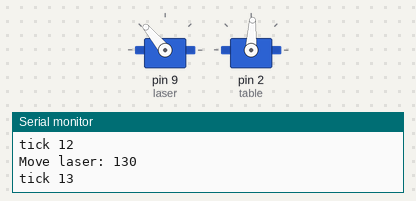
Recording of a sketch running on a simulated Arduino Uno, built with avr-gcc and run on an emulated ATmega328P. Parts: 2 × servo, the last lines printed to the serial monitor.

Above: at 2.6 s.
At 14.64 s:
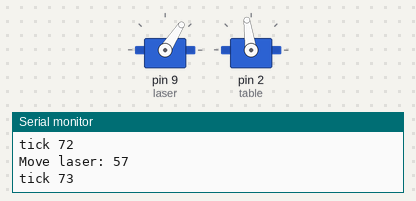
At 21.06 s:
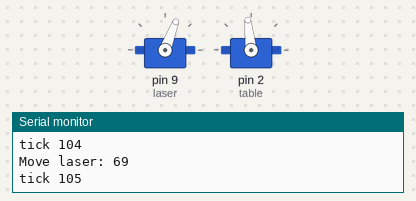
At 38.0 s:
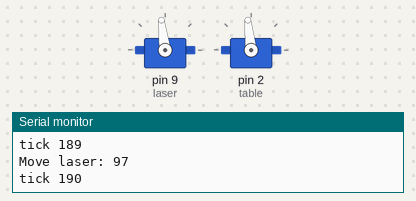
Timing chart, 0 to 40.0 s (numbered marks = the images above):
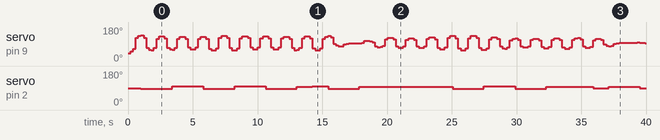

Measured:
- by itself, servo on pin 9 (laser): 40° → 52° at 0.20 s, → 66° 0.20 s later, → 123° 0.20 s later, → 135° 0.20 s later, … (174 changes in this stretch)

The sketch:

magic-canvas-1.ino
```cpp
#include <Servo.h>
#include "wave.h"

int laserPositionsLength = sizeof(laser_positions)/sizeof(laser_positions[0]);
int tablePositionsLength = sizeof(table_positions)/sizeof(table_positions[0]);

Servo laser;
Servo table;

int laserI = 0;
int lastLaserPos = 0;
int tableI = 255;

unsigned int tickI = 0;
int laserEvery = 1;
int tableEvery = 6;

void setup() {
  laser.attach(9);  // attaches the servo on pin 9 to the servo object
  table.attach(2);
  Serial.begin(115200);
}

void moveLaser() {
  int laserPos;
  laserI = laserI == laserPositionsLength - 1 ? 0 : laserI + 1;
  laserPos = pgm_read_byte(&laser_positions[laserI]);
  Serial.print("Move laser: ");
  Serial.println(laserPos);
  laser.write(laserPos);
}

void moveTable() {
  int tablePos;
  tableI = tableI == tablePositionsLength - 1 ? 0 : tableI + 1;
  tablePos = pgm_read_byte(&table_positions[tableI]);
  Serial.print("Move table: ");
  Serial.println(tablePos);
  table.write(tablePos);
}

void loop() {
  tickI++;
  if (tickI % laserEvery == 0) {
    moveLaser();
  }
  if (tickI % tableEvery == 0) {
    moveTable();
  }
  Serial.print("tick ");
  Serial.println(tickI);
  delay(200);
}
```

Source omitted: wave.h (data table, 31419 bytes)
